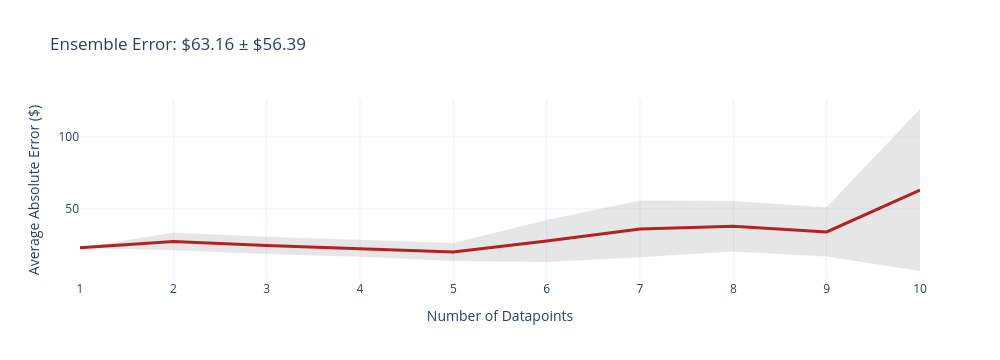
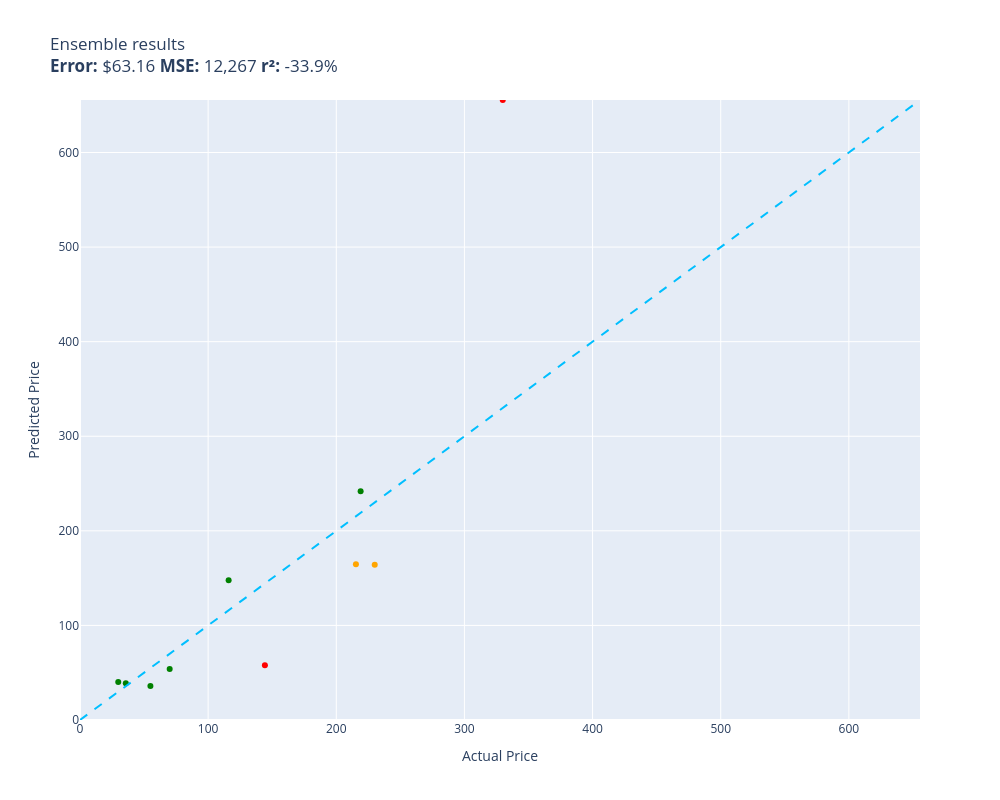

Write notebook code for charts like these, in order.
### Code cell
evaluate(ensemble, test, size=10, workers=1)

### Figure 1 — Plotly figure (JSON) as saved in the notebook; plotly's stock layout.template omitted (floating-point values rounded to 4 significant figures)
{"data": [{"fill": "toself", "fillcolor": "rgba(128,128,128,0.2)", "hoverinfo": "skip", "line": {"color": "rgba(255,255,255,0)"}, "name": "95% CI", "showlegend": false, "type": "scatter", "x": [1, 2, 3, 4, 5, 6, 7, 8, 9, 10, 10, 9, 8, 7, 6, 5, 4, 3, 2, 1], "y": [22.9, 33.43, 30.56, 28.2, 26.28, 42.26, 55.78, 55.47, 51.2, 119.6, 6.768, 16.79, 20.26, 16.28, 12.99, 13.7, 16.66, 18.53, 21.2, 22.9]}, {"customdata": [[0], [6.115], [6.016], [5.77], [6.291], [14.63], [19.75], [17.6], [17.21], [56.39]], "hovertemplate": "n=%{x}<br>Avg Error=$%{y:,.2f}<br>±95% CI=$%{customdata[0]:,.2f}<extra></extra>", "line": {"color": "firebrick", "width": 3}, "mode": "lines", "name": "Cumulative Avg Error", "type": "scatter", "x": [1, 2, 3, 4, 5, 6, 7, 8, 9, 10], "y": [22.9, 27.31, 24.55, 22.43, 19.99, 27.62, 36.03, 37.87, 34.0, 63.16]}], "layout": {"height": 360, "showlegend": false, "title": {"text": "Ensemble Error: $63.16 ± $56.39"}, "width": 1000, "xaxis": {"title": {"text": "Number of Datapoints"}}, "yaxis": {"title": {"text": "Average Absolute Error ($)"}}}}

### Figure 2 — Plotly figure (JSON) as saved in the notebook; plotly's stock layout.template omitted (floating-point values rounded to 4 significant figures)
{"data": [{"customdata": [["Old Blood Noise Excess V2 Distortion Cho...\nGuess=$241.90 Actual=$219.00"], ["telpo Headlight Assembly Fit For 15 Camr...\nGuess=$147.71 Actual=$115.99"], ["NewPower99 Battery Kit for Samsung Galax...\nGuess=$35.93 Actual=$54.95"], ["EXMAX NG-10X Fresnel Lens Focusing Adapt...\nGuess=$53.91 Actual=$69.98"], ["Stand for Raven Pro Document Scanner - P...\nGuess=$40.09 Actual=$29.85"], ["8544771 Dryer Heating Element, 279816 Th...\nGuess=$38.76 Actual=$35.74"]], "hovertemplate": "%{customdata[0]}<extra></extra>", "legendgroup": "green", "marker": {"color": "green", "size": 6, "symbol": "circle"}, "mode": "markers", "name": "green", "orientation": "v", "showlegend": true, "type": "scatter", "x": [219.0, 116.0, 54.95, 69.98, 29.85, 35.74], "xaxis": "x", "y": [241.9, 147.7, 35.93, 53.91, 40.09, 38.76], "yaxis": "y"}, {"customdata": [["RBC12-UPC Replacement Battery Cartridge ...\nGuess=$164.19 Actual=$229.99"], ["ACDelco GM Original Equipment FW339 Fron...\nGuess=$164.57 Actual=$215.33"]], "hovertemplate": "%{customdata[0]}<extra></extra>", "legendgroup": "orange", "marker": {"color": "orange", "size": 6, "symbol": "circle"}, "mode": "markers", "name": "orange", "orientation": "v", "showlegend": true, "type": "scatter", "x": [230.0, 215.3], "xaxis": "x", "y": [164.2, 164.6], "yaxis": "y"}, {"customdata": [["SuppliesOutlet Compatible Toner Cartridg...\nGuess=$57.83 Actual=$144.29"], ["Pump Head TBVECHI 175PSI 4KW 5.5HP 21CFM...\nGuess=$655.51 Actual=$329.90"]], "hovertemplate": "%{customdata[0]}<extra></extra>", "legendgroup": "red", "marker": {"color": "red", "size": 6, "symbol": "circle"}, "mode": "markers", "name": "red", "orientation": "v", "showlegend": true, "type": "scatter", "x": [144.3, 329.9], "xaxis": "x", "y": [57.83, 655.5], "yaxis": "y"}, {"hoverinfo": "skip", "line": {"color": "deepskyblue", "dash": "dash", "width": 2}, "mode": "lines", "name": "y = x", "showlegend": false, "type": "scatter", "x": [0, 655.5], "y": [0, 655.5]}], "layout": {"height": 800, "legend": {"title": {"text": "color"}, "tracegroupgap": 0}, "showlegend": false, "title": {"text": "Ensemble results<br><b>Error:</b> $63.16 <b>MSE:</b> 12,267 <b>r²:</b> -33.9%"}, "width": 1000, "xaxis": {"anchor": "y", "domain": [0, 1], "range": [0, 655.5], "title": {"text": "Actual Price"}}, "yaxis": {"anchor": "x", "domain": [0, 1], "range": [0, 655.5], "title": {"text": "Predicted Price"}}}}
